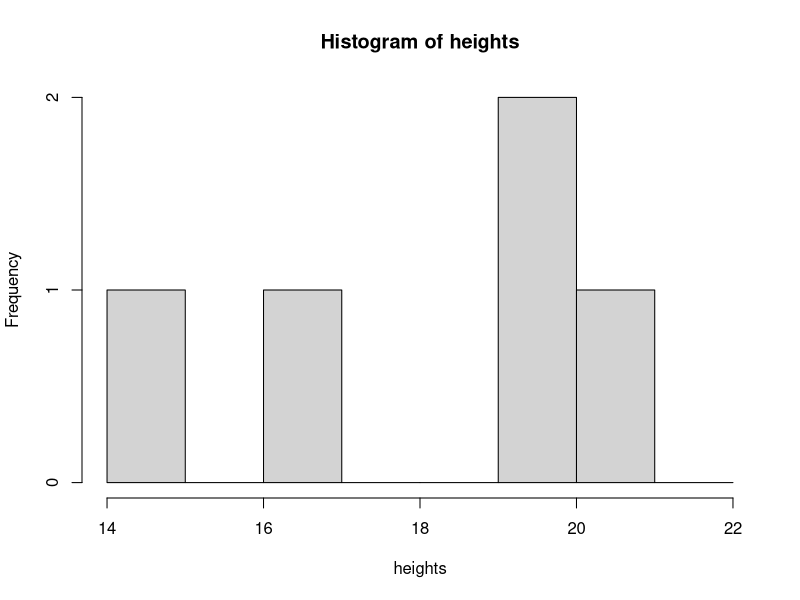
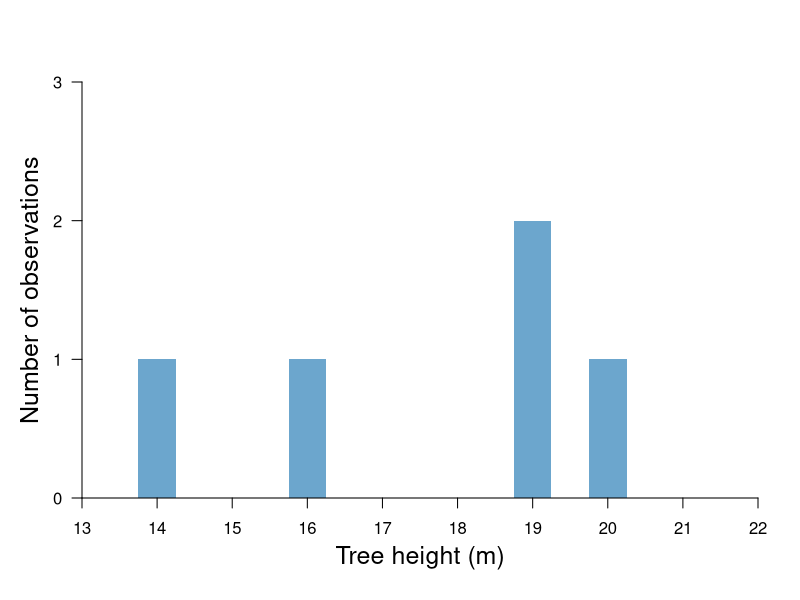
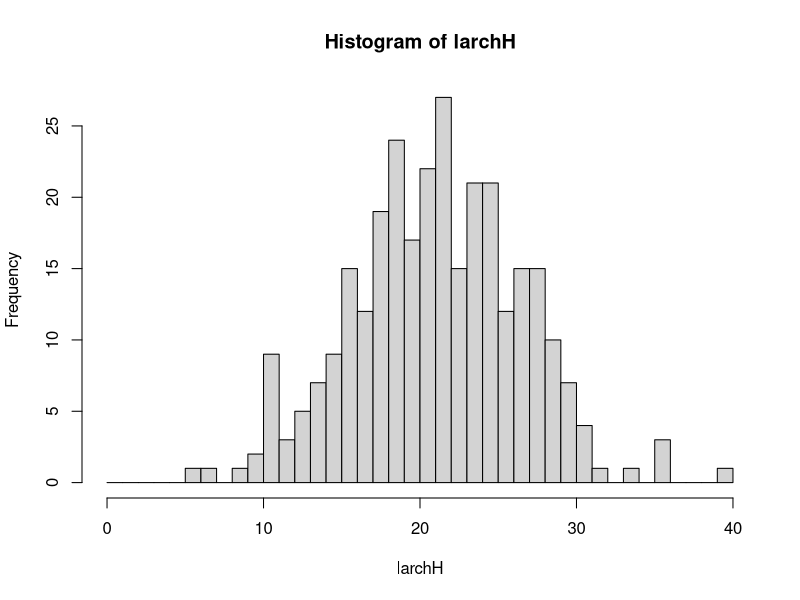
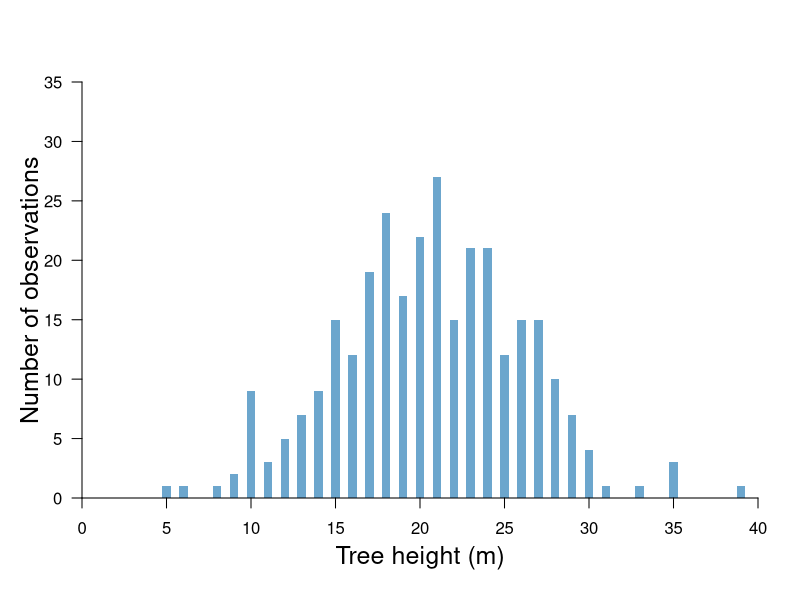
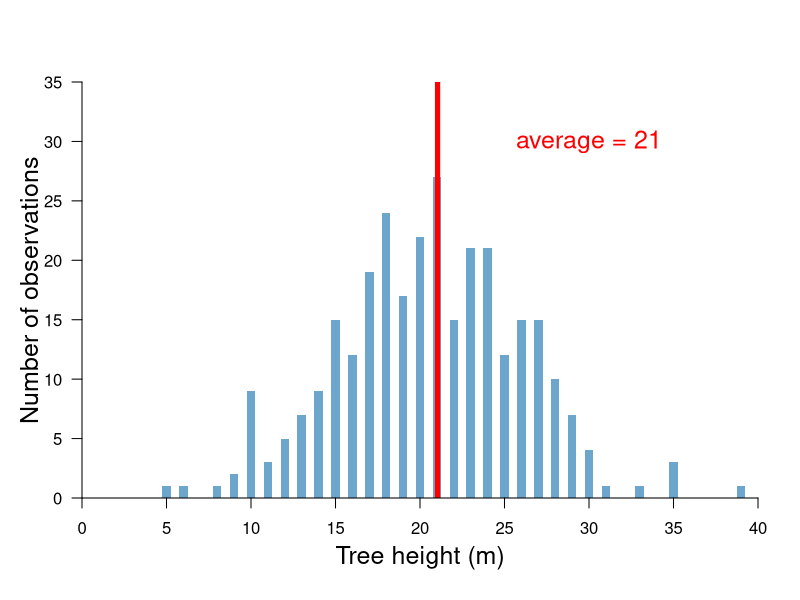
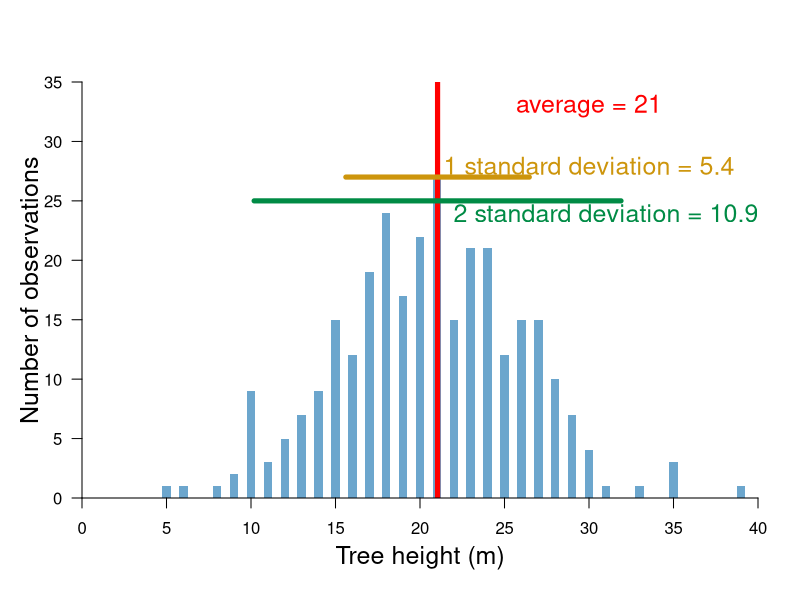
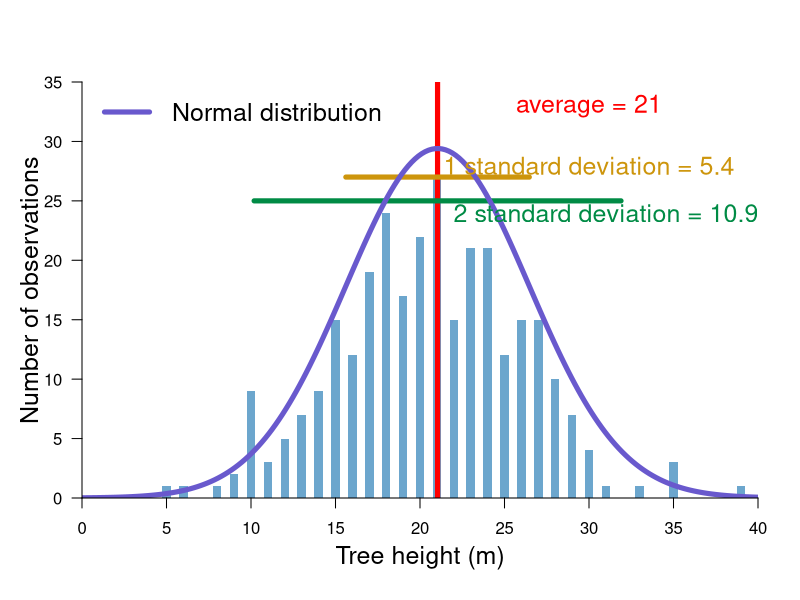
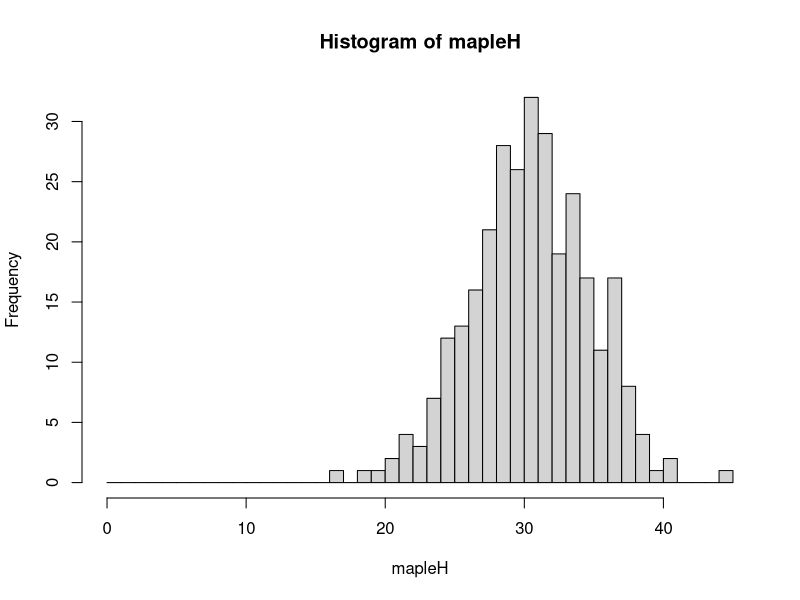

Write R code to recreate these figures, in order.
setwd("c:\\Users\\hkropp\\Google Drive\\courses\\Spring2020\\Environmental Data Science\\figures")

#start with sampling example and demonstrate a histogram for a few samples
heights <- c(20,21,15,17,20)

hist1 <- hist(heights, breaks=seq(14,22))

plot(c(0,1),c(0,1), type="n", xlim=c(13,22), ylim=c(0,3), xaxs="i", yaxs="i",axes=FALSE,xlab=" ", ylab=" ")
for(i in 1:length(hist1$breaks)){
	polygon(c(hist1$breaks[i]-.25,hist1$breaks[i]-.25,hist1$breaks[i]+.25,hist1$breaks[i]+.25),
			c(0,hist1$counts[i],hist1$counts[i],0),col=rgb(108,166,205,maxColorValue=255),border=NA)
}

axis(1, seq(13,22),seq(13,22),cex=1.5)
axis(2, seq(0,3),seq(0,3),cex=1.5,las=2)
mtext("Tree height (m)", side=1, line=2.5, cex=1.5)
mtext("Number of observations",side=2,line=2,cex=1.5)

#now with sampling example and demonstrate a histogram for many more samples
#generate data
set.seed(305)
larchH <- rnorm(300,21,5)

histL <- hist(larchH, breaks=seq(0,40))



plot(c(0,1),c(0,1), type="n", xlim=c(0,40), ylim=c(0,35), xaxs="i", yaxs="i",axes=FALSE,xlab=" ", ylab=" ")
for(i in 1:length(histL$breaks)){
	polygon(c(histL$breaks[i]-.25,histL$breaks[i]-.25,histL$breaks[i]+.25,histL$breaks[i]+.25),
			c(0,histL$counts[i],histL$counts[i],0),col=rgb(108,166,205,maxColorValue=255),border=NA)
}

axis(1, seq(0,40,by=5),seq(0,40,by=5),cex=1.5)
axis(2, seq(0,35,by=5),seq(0,35,by=5),cex=1.5,las=2)
mtext("Tree height (m)", side=1, line=2.5, cex=1.5)
mtext("Number of observations",side=2,line=2,cex=1.5)


#show histogram with summary statistics
larchM <- mean(larchH)
larchSD <- sd(larchH)

#just with mean
plot(c(0,1),c(0,1), type="n", xlim=c(0,40), ylim=c(0,35), xaxs="i", yaxs="i",axes=FALSE,xlab=" ", ylab=" ")
for(i in 1:length(histL$breaks)){
	polygon(c(histL$breaks[i]-.25,histL$breaks[i]-.25,histL$breaks[i]+.25,histL$breaks[i]+.25),
			c(0,histL$counts[i],histL$counts[i],0),col=rgb(108,166,205,maxColorValue=255),border=NA)
}
abline(v=larchM, col="red",lwd=5)
text(30,30, paste("average =",round(larchM,1)),cex=1.5, col="red")

axis(1, seq(0,40,by=5),seq(0,40,by=5),cex=1.5)
axis(2, seq(0,35,by=5),seq(0,35,by=5),cex=1.5,las=2)
mtext("Tree height (m)", side=1, line=2.5, cex=1.5)
mtext("Number of observations",side=2,line=2,cex=1.5)


#just with mean and one standard deviation
plot(c(0,1),c(0,1), type="n", xlim=c(0,40), ylim=c(0,35), xaxs="i", yaxs="i",axes=FALSE,xlab=" ", ylab=" ")
for(i in 1:length(histL$breaks)){
	polygon(c(histL$breaks[i]-.25,histL$breaks[i]-.25,histL$breaks[i]+.25,histL$breaks[i]+.25),
			c(0,histL$counts[i],histL$counts[i],0),col=rgb(108,166,205,maxColorValue=255),border=NA)
}
abline(v=larchM, col="red",lwd=5)
text(30,33, paste("average =",round(larchM,1)),cex=1.5, col="red")

points(seq(larchM - larchSD, larchM + larchSD, length.out=20),
		rep(27,20), type="l",lwd=5, col=rgb(205,149,12,maxColorValue=255))
points(seq(larchM - (2*larchSD), larchM + (2*larchSD), length.out=20),
		rep(25,20), type="l",lwd=5, col=rgb(0,139,69,maxColorValue=255))		
		
text(30,28, paste("1 standard deviation =",round(larchSD,1)),cex=1.5, col=rgb(205,149,12,maxColorValue=255))
text(31,24, paste("2 standard deviation =",round(2*larchSD,1)),cex=1.5, col=rgb(0,139,69,maxColorValue=255))
axis(1, seq(0,40,by=5),seq(0,40,by=5),cex=1.5)
axis(2, seq(0,35,by=5),seq(0,35,by=5),cex=1.5,las=2)
mtext("Tree height (m)", side=1, line=2.5, cex=1.5)
mtext("Number of observations",side=2,line=2,cex=1.5)



#show with normal
plot(c(0,1),c(0,1), type="n", xlim=c(0,40), ylim=c(0,35), xaxs="i", yaxs="i",axes=FALSE,xlab=" ", ylab=" ")
for(i in 1:length(histL$breaks)){
	polygon(c(histL$breaks[i]-.25,histL$breaks[i]-.25,histL$breaks[i]+.25,histL$breaks[i]+.25),
			c(0,histL$counts[i],histL$counts[i],0),col=rgb(108,166,205,maxColorValue=255),border=NA)
}
abline(v=larchM, col="red",lwd=5)
text(30,33, paste("average =",round(larchM,1)),cex=1.5, col="red")

points(seq(larchM - larchSD, larchM + larchSD, length.out=20),
		rep(27,20), type="l",lwd=5, col=rgb(205,149,12,maxColorValue=255))
points(seq(larchM - (2*larchSD), larchM + (2*larchSD), length.out=20),
		rep(25,20), type="l",lwd=5, col=rgb(0,139,69,maxColorValue=255))	

points(seq(0,40,length.out=200),dnorm(seq(0,40,length.out=200),larchM,larchSD)*400,type="l",
		lwd=5, col=	rgb(105,89,205,maxColorValue=255))
		
text(30,28, paste("1 standard deviation =",round(larchSD,1)),cex=1.5, col=rgb(205,149,12,maxColorValue=255))
text(31,24, paste("2 standard deviation =",round(2*larchSD,1)),cex=1.5, col=rgb(0,139,69,maxColorValue=255))
legend("topleft",c("Normal distribution"), col=rgb(105,89,205,maxColorValue=255), lwd=5, bty="n", cex=1.5)
axis(1, seq(0,40,by=5),seq(0,40,by=5),cex=1.5)
axis(2, seq(0,35,by=5),seq(0,35,by=5),cex=1.5,las=2)
mtext("Tree height (m)", side=1, line=2.5, cex=1.5)
mtext("Number of observations",side=2,line=2,cex=1.5)

#comparison between species
mapleH <- rnorm(300,30,4)
mapleM <- mean(mapleH)
mapleSD <- sd(mapleH)

histM <- hist(mapleH, breaks=seq(0,45))

plot(c(0,1),c(0,1), type="n", xlim=c(0,45), ylim=c(0,35), xaxs="i", yaxs="i",axes=FALSE,xlab=" ", ylab=" ")
for(i in 1:length(histL$breaks)){
	polygon(c(histL$breaks[i]-.25,histL$breaks[i]-.25,histL$breaks[i]+.25,histL$breaks[i]+.25),
			c(0,histL$counts[i],histL$counts[i],0),col=rgb(108,166,205,155,maxColorValue=255),border=NA)
}

for(i in 1:length(histL$breaks)){
	polygon(c(histM$breaks[i]-.25,histM$breaks[i]-.25,histM$breaks[i]+.25,histM$breaks[i]+.25),
			c(0,histM$counts[i],histM$counts[i],0),col=rgb(205,79,57,155,maxColorValue=255),border=NA)
}

points(seq(0,45,length.out=200),dnorm(seq(0,45,length.out=200),larchM,larchSD)*400,type="l",
		lwd=5, col=	rgb(108,166,205,maxColorValue=255))
		
points(seq(0,45,length.out=200),dnorm(seq(0,45,length.out=200),mapleM,mapleSD)*300,type="l",
		lwd=5,	col=rgb(205,79,57,maxColorValue=255))	
		


axis(1, seq(0,45,by=5),seq(0,45,by=5),cex=1.5)
axis(2, seq(0,35,by=5),seq(0,35,by=5),cex=1.5,las=2)
mtext("Tree height (m)", side=1, line=2.5, cex=1.5)
mtext("Number of observations",side=2,line=2,cex=1.5)

points(rep(larchM, 20), seq(30.5,35,length.out=20),type="l",lwd=5, col=	rgb(108,166,205,maxColorValue=255))
points(rep(mapleM, 20), seq(30.5,35,length.out=20),type="l",lwd=5,	col=rgb(205,79,57,maxColorValue=255))


ext <- t.test(larchH, mapleH)

x.t <- seq(-25,25, by=.01)
plot(x.t, dt(x.t,ext$parameter), type="l", xlab="t statistic for difference between means", ylab="Relative density", lwd=2, col="royalblue3")
abline(v=ext$statistic,lwd=2, lty=2, col="tomato3")



#effect size
mapleH <- rnorm(10000000,27.25,2)
larchH <- rnorm(10000000,27.15,2)
t.test(larchH,mapleH)